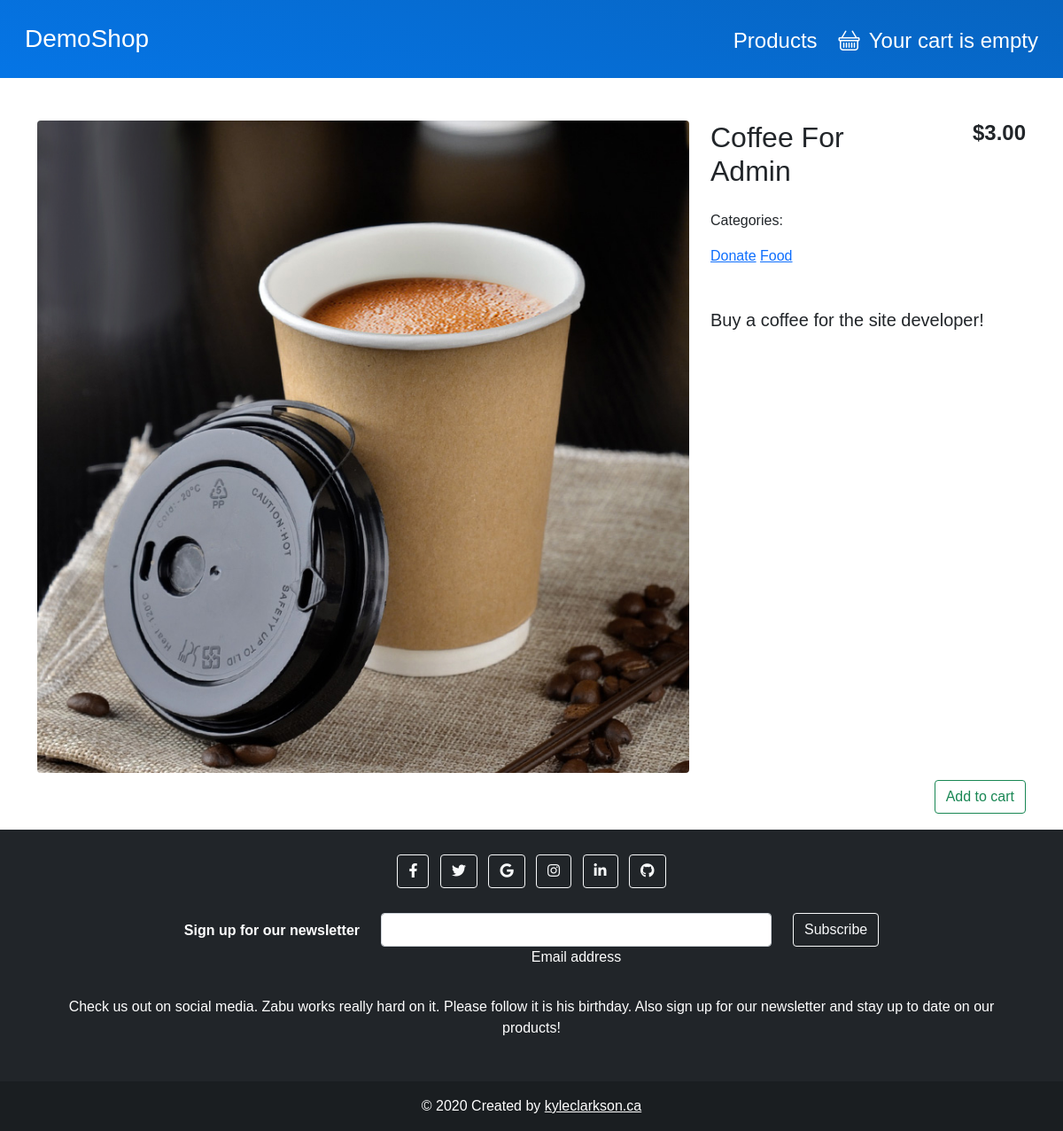
/products/9/coffee-admin/, run on the app's committed database.
### shop/models.py (models this page shows, shortened)
class Product(models.Model):
    categories = models.ManyToManyField(Category, related_name='products')
    name = models.CharField(max_length=200, db_index=True)
    slug = models.SlugField(max_length=200, db_index=True)
    image = models.ImageField(upload_to='products/%Y/%m/%d',
                              default='products/no_image.png')
    description = models.TextField(blank=True)
    price = models.DecimalField(max_digits=10, decimal_places=2)
    available = models.BooleanField(default=True)
    is_physical = models.BooleanField(default=True)
    featured = models.BooleanField(default=False)
    created = models.DateTimeField(auto_now_add=True)
    updated = models.DateTimeField(auto_now=True)
    class Meta:
        ordering = ('name',)
        index_together = (('id', 'slug'),)
    def get_categories(self):
        return [category for category in self.categories.iterator()]

class Category(models.Model):
    name = models.CharField(max_length=200, db_index=True)
    slug = models.SlugField(max_length=200, unique=True)
    class Meta:
        ordering = ('name',)
        verbose_name = 'Category'
        verbose_name_plural = 'Categories'
    def __str__(self):
        return self.name
    def get_absolute_url(self):
        return reverse('shop:product_list_by_category', args=[self.slug])

### shop/views.py (the view)
# urls.py: path('products/<int:id>/<slug:slug>/', views.product_detail, name='product_detail'),
def product_detail(request, id, slug):
    product = get_object_or_404(Product, id=id, slug=slug)
    categories = product.get_categories()
    print('categories: ', categories)
    context = {
        'product': product,
    }
    return render(request, 'shop/product/detail.html', context)

### cart/cart.py (called while the page is built)
    def __len__(self):
        return sum(item['quantity'] for item in self.cart.values())

### cart/context_processors.py (called while the page is built)
def cart(request):
    return {
        'cart': Cart(request),
    }

### shop/templates/shop/product/detail.html (shortened to what this page needs)
{% extends "base.html" %}
{% load static %}
{% load thumbnail %}
{% block content %}
    <div class="container min-vh-100 mt-5">
        <div class="row my-3">
            <div class="col-md-8 mb-2">
                {% thumbnail product.image "750x500" crop='center' as im %}
                    <img class="img-fluid rounded" src="{{ im.url }}" width="{{ im.width }}" height="{{ im.height }}" alt="{{ product.name }}">
                {% endthumbnail %}
            </div>
            <div class="col-md-4 align-items-center">
                <div class="row">
                    <div class="col">
                        <h2>{{ product.name }}</h2>
                    </div>
                    <div class="col">
                        <div class="text-end">
                            <h4><strong>${{ product.price }}</strong></h4>
                        </div>
                    </div>
                </div>
                <div class="row my-3">
                    <div class="col">
                        <p>Categories:</p>
                        <p>
                            {% for category in product.get_categories %}
                                <a href="{{ category.get_absolute_url }}">{{ category }}</a>
                            {% endfor %}
                        </p>
                    </div>
                    <div class="col">
                    </div>
                </div>
                <div class="row">
                    <h5 class="my-3"> {{ product.description }}</h5>
                </div>
            </div>
            <div class="col align-self-end text-end">
                {% if product.available %}
                    <form action="{% url "cart:cart_add" product.id %}" method="POST">
                        <input class="btn btn-md btn-outline-success" type="submit"
                               value="Add to cart">
                    </form>
                {% else %}
                    <p class="text-danger"><strong>SOLD OUT</strong></p>
                {% endif %}
            </div>
        </div>
    </div>
{% endblock %}

### static_project/css/styles.css (style rules this page uses)
* { font-family: 'Chivo', sans-serif; }

### data on the page
Product: name "Coffee For Admin", price "3.00", description "Buy a coffee for the site developer!"
Category: name "Donate"
Category: name "Food"
